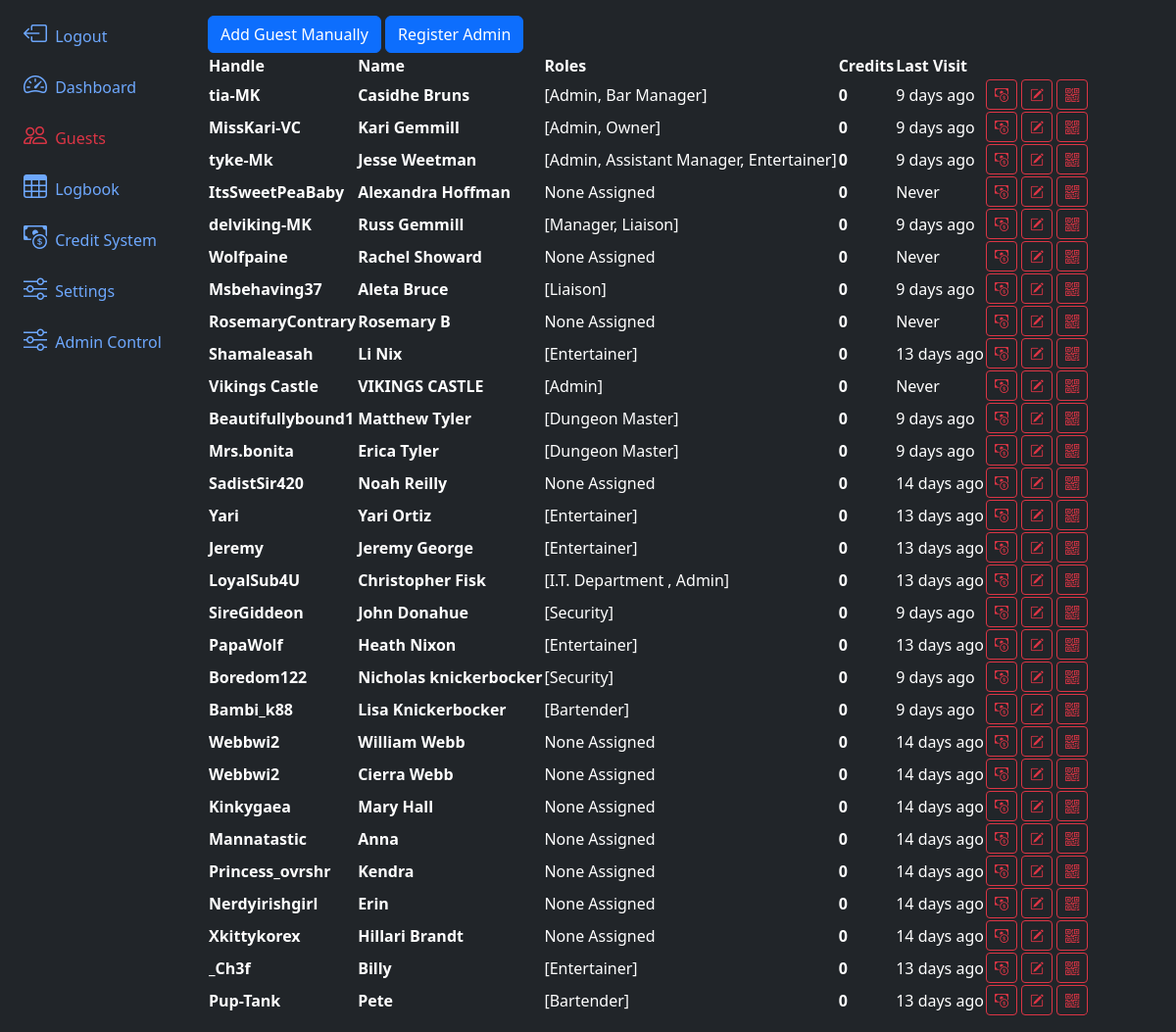
Page /guests/ on the committed database.
### app/models.py (models this page shows, shortened)
@dataclass
class Guest(db.Model, UserMixin):
    id:int = db.Column(db.Integer, primary_key=True)
    uuid:str  = db.Column(db.String, unique=True, name="uuid")
    fetUsername:str  = db.Column(db.String(100) )
    name:str  = db.Column(db.String(100), nullable=False)
    email:str  = db.Column(db.String(200), unique=True, nullable=False)
    phone:str  = db.Column(db.String(20))
    checkin_blocked:bool = db.Column(db.Boolean(), default=False)
    password:str  = db.Column(db.String(255))
    allow_qrcode_refresh:bool = db.Column(db.Boolean(), default=True)
    roles = db.relationship('Role', backref=db.backref('guests'), secondary=guest_role)
    termsCheck:bool = db.Column(db.Boolean(), default=False)
    termsDate = db.Column(db.DateTime(timezone=True), server_default=None)
    credit = db.relationship('GuestCredit',backref='guest')
    logbook = db.relationship('Guestlog', backref='guest')
    lastVisit = db.Column(db.DateTime(timezone=True), server_default=None)
    lastCheckOut = db.Column(db.DateTime(timezone=True), server_default=None)
    created_at = db.Column(db.DateTime(timezone=True), server_default=func.now())

@dataclass
class Role(db.Model):
    id:int = db.Column(db.Integer, primary_key=True)
    name:str  = db.Column(db.String(100))
    description:str  = db.Column(db.String(200))
    permissions:str  = db.Column(db.String(200))
    skip_payment_at_checkin:bool = db.Column(db.Boolean(), default=False)
    skip_tos_update_at_checkin:bool = db.Column(db.Boolean(), default=False)
    allow_login_to_backoffice:bool = db.Column(db.Boolean(), default=False)
    allow_password_reset:bool = db.Column(db.Boolean(), default=False)
    notify_staff_on_checkin:bool = db.Column(db.Boolean(), default=False)
    auto_checkout_on_event_end:bool = db.Column(db.Boolean(), default=False)
    def __repr__(self):
        return f'{self.name}'

@dataclass
class GuestCredit(db.Model):
    id:int = db.Column(db.Integer, primary_key=True)
    lastUpdate = db.Column(db.DateTime(timezone=True), server_default=None)
    guest_id = db.Column(db.Integer, db.ForeignKey('guest.id'), nullable=False)
    generalAmount:int  = db.Column(db.Integer, nullable=False, default=0)
    specialEventAmount:int  = db.Column(db.Integer, nullable=False, default=0)
    privateSessionAmount:int  = db.Column(db.Integer, nullable=False, default=0)

### app/routes.py (the view, shortened to what this page needs)
@app.route('/guests/', methods=['GET', 'POST'])
def guests():
    return render_template('guests.html', guests=Guest.query.all())

### app/__init__.py (called while the page is built)
@app.template_filter('get_general_credits')
def get_general_credits(credit):
    return sum(x.generalAmount for x in credit)

### app/templates/guests.html (shortened to what this page needs)
{% extends 'layout.html' %}
{% block content %}
<div>
    <button type="button" class="btn btn-primary" data-bs-toggle="modal" data-bs-target="#registerModal"
        data-bs-mode="new">
        Add Guest Manually
    </button>
    <a href="/registerAdmin"><button type="button" class="btn btn-primary">Register Admin</button></a>
</div>
<table class="table-dark rounded-3 overflow-hidden" data-toggle="table">
    <thead>
        <tr>
            <th data-sortable="true" scope="col" >Handle</th>
            <th data-sortable="true" scope="col" class='d-none d-md-table-cell' >Name</th>
            <th data-sortable="true" scope="col" class='d-none d-lg-table-cell' >Roles</th>
            <th data-sortable="true" scope="col" class='d-none d-xl-table-cell' >Credits</th>
            <th data-sortable="true" scope="col">Last Visit</th>
            <th data-align="right" scope="col"></th>
        </tr>
    </thead>
    <tbody>
        {% for guest in guests %}
        <tr>
            <th scope="row">{{guest.fetUsername}}</th>
            <th class='d-none d-md-table-cell'>{{guest.name}}</th>
            {% if guest.roles %}
            <td class='d-none d-lg-table-cell'>{{guest.roles}}</td>
            {% else %}
            <td class='d-none d-lg-table-cell'>None Assigned</td>
            {% endif %}
            <th class='d-none d-xl-table-cell'>{{guest.credit | get_general_credits }}</th>
            {% if guest.lastVisit %}
            <td>{{ moment(guest.lastVisit).fromNow() }}</td>
            {% else %}
            <td>Never</td>
            {% endif %}
            <td>
                <a href="/guestCredit/{{guest.id}}"><button type="button"
                        class="btn btn-sm btn-outline-danger"><i class="bi bi-cash-coin"></i></button></a>
                <button type="button" class="btn btn-sm btn-outline-danger" data-bs-toggle="modal"
                    data-bs-target="#registerModal" data-bs-mode="edit" data-bs-uuid="{{guest.id}}"><i
                        class="bi bi-pencil-square"></i></button>
                <button type="button" class="btn btn-sm btn-outline-danger" data-bs-target="#qrModal"
                    data-bs-qr="{{guest.uuid}}"><i class="bi bi-qr-code"></i></button>
            </td>
        </tr>
        {% endfor %}
    </tbody>
</table>
{% endblock content %}

### rows in the picture
Guest: fetUsername "tia-MK", name "Casidhe Bruns", roles "[Admin, Bar Manager]", credit|get_general_credits "0", lastVisit "9 days ago"
Guest: fetUsername "MissKari-VC", name "Kari Gemmill", roles "[Admin, Owner]", credit|get_general_credits "0", lastVisit "9 days ago"
Guest: fetUsername "tyke-Mk", name "Jesse Weetman", roles "[Admin, Assistant Manager, Entertainer]", credit|get_general_credits "0", lastVisit "9 days ago"
Guest: fetUsername "ItsSweetPeaBaby", name "Alexandra Hoffman", shows "None Assigned", credit|get_general_credits "0", shows "Never"
Guest: fetUsername "delviking-MK", name "Russ Gemmill", roles "[Manager, Liaison]", credit|get_general_credits "0", lastVisit "9 days ago"
Guest: fetUsername "Wolfpaine", name "Rachel Showard", shows "None Assigned", credit|get_general_credits "0", shows "Never"
Guest: fetUsername "Msbehaving37", name "Aleta Bruce", roles "[Liaison]", credit|get_general_credits "0", lastVisit "9 days ago"
Guest: fetUsername "RosemaryContrary", name "Rosemary B", shows "None Assigned", credit|get_general_credits "0", shows "Never"
Guest: fetUsername "Shamaleasah", name "Li Nix", roles "[Entertainer]", credit|get_general_credits "0", lastVisit "13 days ago"
Guest: fetUsername "Vikings Castle", name "VIKINGS CASTLE", roles "[Admin]", credit|get_general_credits "0", shows "Never"
Guest: fetUsername "Beautifullybound1", name "Matthew Tyler", roles "[Dungeon Master]", credit|get_general_credits "0", lastVisit "9 days ago"
Guest: fetUsername "Mrs.bonita", name "Erica Tyler", roles "[Dungeon Master]", credit|get_general_credits "0", lastVisit "9 days ago"
Guest: fetUsername "SadistSir420", name "Noah Reilly", shows "None Assigned", credit|get_general_credits "0", lastVisit "14 days ago"
Guest: fetUsername "Yari", name "Yari Ortiz", roles "[Entertainer]", credit|get_general_credits "0", lastVisit "13 days ago"
Guest: fetUsername "Jeremy", name "Jeremy George", roles "[Entertainer]", credit|get_general_credits "0", lastVisit "13 days ago"
Guest: fetUsername "LoyalSub4U", name "Christopher Fisk", roles "[I.T. Department , Admin]", credit|get_general_credits "0", lastVisit "13 days ago"
Guest: fetUsername "SireGiddeon", name "John Donahue", roles "[Security]", credit|get_general_credits "0", lastVisit "9 days ago"
Guest: fetUsername "PapaWolf", name "Heath Nixon", roles "[Entertainer]", credit|get_general_credits "0", lastVisit "13 days ago"
Guest: fetUsername "Boredom122", name "Nicholas knickerbocker", roles "[Security]", credit|get_general_credits "0", lastVisit "9 days ago"
Guest: fetUsername "Bambi_k88", name "Lisa Knickerbocker", roles "[Bartender]", credit|get_general_credits "0", lastVisit "9 days ago"
Guest: fetUsername "Webbwi2", name "William Webb", shows "None Assigned", credit|get_general_credits "0", lastVisit "14 days ago"
Guest: fetUsername "Webbwi2", name "Cierra Webb", shows "None Assigned", credit|get_general_credits "0", lastVisit "14 days ago"
Guest: fetUsername "Kinkygaea", name "Mary Hall", shows "None Assigned", credit|get_general_credits "0", lastVisit "14 days ago"
Guest: fetUsername "Mannatastic", name "Anna", shows "None Assigned", credit|get_general_credits "0", lastVisit "14 days ago"
Guest: fetUsername "Princess_ovrshr", name "Kendra", shows "None Assigned", credit|get_general_credits "0", lastVisit "14 days ago"
Guest: fetUsername "Nerdyirishgirl", name "Erin", shows "None Assigned", credit|get_general_credits "0", lastVisit "14 days ago"
Guest: fetUsername "Xkittykorex", name "Hillari Brandt", shows "None Assigned", credit|get_general_credits "0", lastVisit "14 days ago"
Guest: fetUsername "_Ch3f", name "Billy", roles "[Entertainer]", credit|get_general_credits "0", lastVisit "13 days ago"
Guest: fetUsername "Pup-Tank", name "Pete", roles "[Bartender]", credit|get_general_credits "0", lastVisit "13 days ago"
